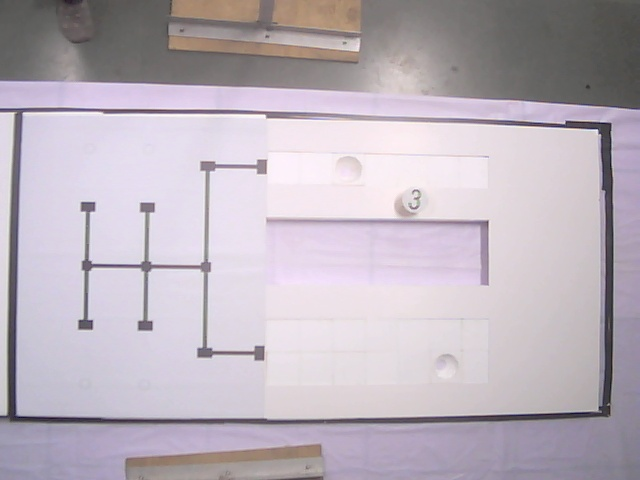
#> input picture Practice/img1.jpg, 640 x 480 px
$ python superposition.py   (Python 2 division)
#> lines starting #> are read from the running program, lines starting #| are printed output that depends on the picture; after the words box and inside, x2 and y2 are one past the last pixel; in counts of white or black regions, pixels touching at a corner belong together
import cv2
# Load two images
img1 = cv2.imread('img1.jpg')
#> img1 is the input picture: shape (480, 640, 3); mean B, G, R 188.1, 178.6, 187.7
img2 = cv2.imread('img2thumb.jpg')
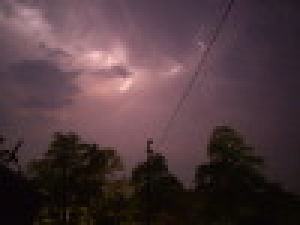
#> input picture Practice/img2thumb.jpg, 100 x 75 px (shown 3 times larger)
#> img2 is the input picture: shape (75, 100, 3); mean B, G, R 62.5, 57.9, 79
# I want to put logo on top-left corner, So I create a ROI
rows,cols,channels = img2.shape
#> rows = 75; cols = 100; channels = 3
roi = img1[0:rows, 0:cols ]
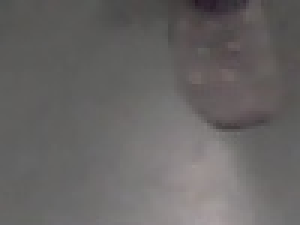
#> roi: shape (75, 100, 3) (shown 3 times larger); mean B, G, R 99.9, 100.8, 103.5
# Now create a mask of logo and create its inverse mask also
img2gray = cv2.cvtColor(img2,cv2.COLOR_BGR2GRAY)
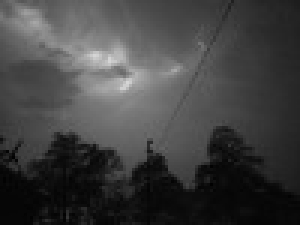
#> img2gray: shape (75, 100) (shown 3 times larger); min 1, max 214, mean 64.8
ret, mask = cv2.threshold(img2gray, 10, 255, cv2.THRESH_BINARY)
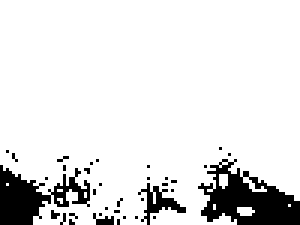
#> mask: shape (75, 100) (shown 3 times larger); 88.7% white; 36 black regions (33 under 20 px), largest, box (x1, y1, x2, y2) and area: (66, 53, 100, 75) 403, (0, 55, 30, 75) 293, (46, 61, 62, 75) 73
mask_inv = cv2.bitwise_not(mask)
# Now black-out the area of logo in ROI
img1_bg = cv2.bitwise_and(roi,roi,mask = mask_inv)
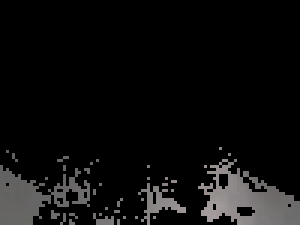
#> img1_bg: shape (75, 100, 3) (shown 3 times larger); mean B, G, R 13.2, 13.3, 13.5
# Take only region of logo from logo image.
img2_fg = cv2.bitwise_and(img2,img2,mask = mask)
# Put logo in ROI and modify the main image
dst = cv2.add(img1_bg,img2_fg)
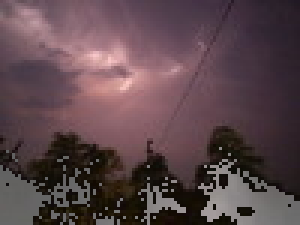
#> dst: shape (75, 100, 3) (shown 3 times larger); mean B, G, R 75.1, 70.4, 91.3
print rows
#| 75
print cols
#| 100
img1[0:rows, 0:cols ] = img2_fg
cv2.imshow('res',img1)
cv2.waitKey(0)
cv2.destroyAllWindows()
